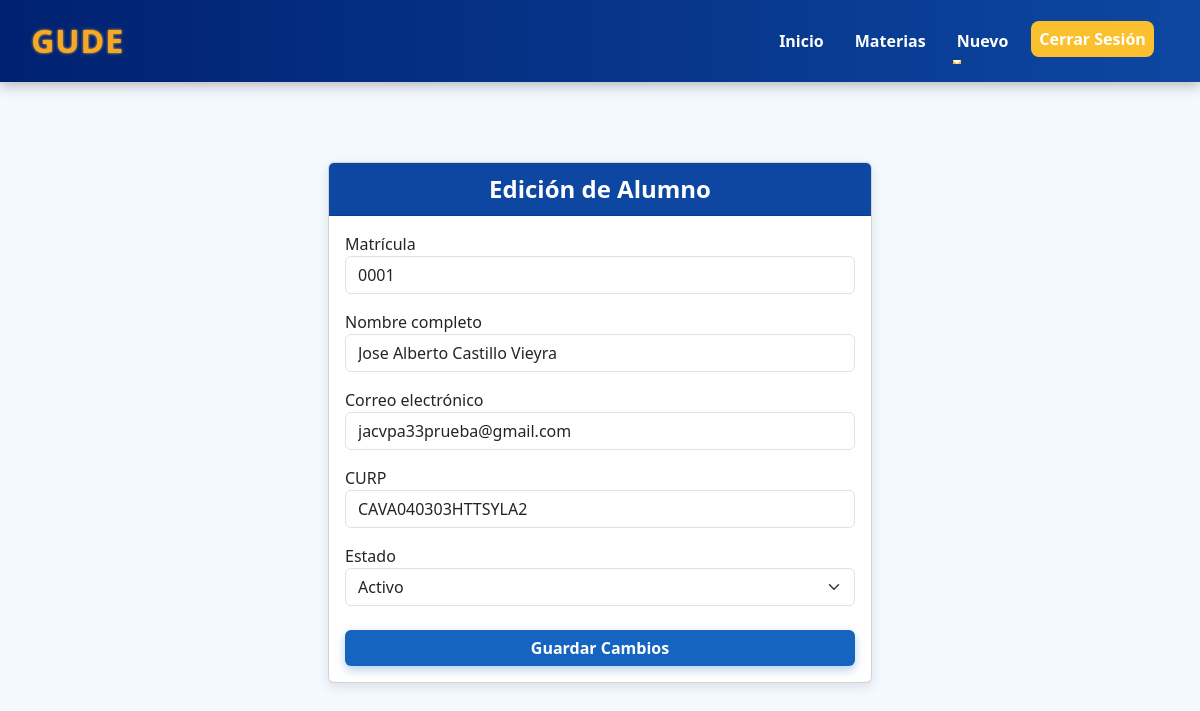
/alumnos/edicionAlumno/0001/, run on the app's committed database.
### Aplicaciones/General/models.py (models this page shows, shortened)
class Alumno(models.Model):
    matricula = models.CharField(primary_key=True, max_length=9)
    nombre = models.CharField(max_length=100)
    correo = models.EmailField(unique=True)
    curp = models.CharField(max_length=18, unique=True)
    ESTADOS = [
        ('activo', 'Activo'),
        ('inactivo', 'Inactivo'),
        ('sabatico', 'Sabático'),
    ]
    estado = models.CharField(max_length=10, choices=ESTADOS, default='activo')
    cursos = models.ManyToManyField('Curso', related_name='alumnos', blank=True)

### Aplicaciones/General/views.py (the view)
# urls.py: path('alumnos/edicionAlumno/<str:matricula>/', views.edicionAlumno, name='edicionAlumno'),
def edicionAlumno(request, matricula):
    alumno = get_object_or_404(Alumno, matricula=matricula)
    alumnos = Alumno.objects.all()
    return render(request, "edicionAlumno.html", {"alumno": alumno, "alumnos": alumnos})

### Aplicaciones/General/templates/edicionAlumno.html (shortened to what this page needs)
{% extends './base.html' %}
{% block body %}
<div class="container mt-5">
  <div class="row justify-content-center">
    <div class="col-md-6">
      <div class="card">
        <div class="card-header">
          Edición de Alumno
        </div>
        <div class="card-body">
          <form action="{% url 'editarAlumno' %}" method="post">
            <div class="form-group mb-3">
              <label for="txtMatricula">Matrícula</label>
              <input type="text" name="txtMatricula" id="txtMatricula" value="{{ alumno.matricula }}" class="form-control" maxlength="9" readonly required>
            </div>
            <div class="form-group mb-3">
              <label for="txtNombre">Nombre completo</label>
              <input type="text" name="txtNombre" id="txtNombre" value="{{ alumno.nombre }}" class="form-control" placeholder="Nombre completo" maxlength="100" pattern="[A-Za-zÁÉÍÓÚáéíóúÑñ ]+" required>
            </div>
            <div class="form-group mb-3">
              <label for="txtCorreo">Correo electrónico</label>
              <input type="email" name="txtCorreo" id="txtCorreo" value="{{ alumno.correo }}" class="form-control" placeholder="Correo electrónico" pattern="^[^\s@]+@[^\s@]+\.[^\s@]+$" required>
            </div>
            <div class="form-group mb-3">
              <label for="txtCurp">CURP</label>
              <input type="text" name="txtCurp" id="txtCurp" value="{{ alumno.curp }}" class="form-control text-uppercase" placeholder="CURP" maxlength="18" pattern="[A-Z0-9]{18}" oninput="this.value = this.value.toUpperCase();" required>
            </div>
            <div class="form-group mb-4">
              <label for="selectEstado">Estado</label>
              <select name="selectEstado" id="selectEstado" class="form-select" required>
                <option value="activo" {% if alumno.estado == 'activo' %}selected{% endif %}>Activo</option>
              </select>
            </div>
            <button type="submit" class="btn btn-azul w-100">Guardar Cambios</button>
          </form>
        </div>
      </div>
    </div>
  </div>
</div>
{% endblock %}

### Aplicaciones/General/static/css/Materias.css (style rules this page uses)
body { background: black; }

### Aplicaciones/General/templates/base.html (style rules this page uses)
body { background-color: #f4f6fa; font-family: 'Segoe UI', Tahoma, Geneva, Verdana, sans-serif; }

### Aplicaciones/General/templates/edicionAlumno.html (style rules this page uses)
body { background-color: #f4f9ff; }
.card { box-shadow: 0 4px 12px rgba(0, 0, 0, 0.1); }
.card-header { background-color: #0d47a1; color: white; text-align: center; font-size: 1.5rem; font-weight: bold; }
.btn-azul { background-color: #1565c0; color: white; font-weight: 600; transition: 0.3s ease; border: none; box-shadow: 0 4px 10px rgba(21, 101, 192, 0.3); }

### data on the page
Alumno: txtMatricula "0001", txtNombre "Jose Alberto Castillo Vieyra", txtCorreo "jacvpa33prueba@gmail.com", txtCurp "CAVA040303HTTSYLA2", selectEstado "Activo"
